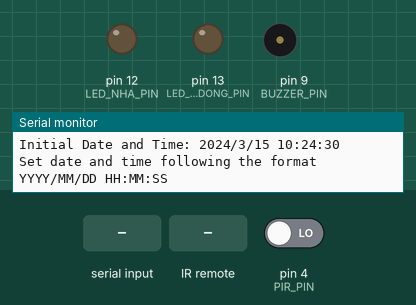
Recording of a sketch running on a simulated Arduino Uno, built with avr-gcc and run on an emulated ATmega328P. Parts: output pins drawn as LEDs (lit = HIGH), buzzer (waves = sounding, pin HIGH), the last lines printed to the serial monitor. Inputs (shaded band) come from the test bench; at power-on: pin 4 (PIR_PIN) LOW. The local clock reads 2024-03-15 10:24:30 at power-on unless the sketch sets it.

Above: at 1.2 s.
1.3 s: "90/45/200 10:150:30\n" received over the second serial link
At 2.1 s:
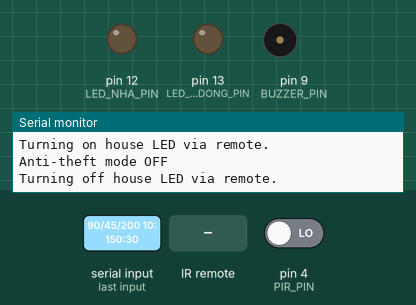
4.4 s: infrared code 0xFF6897 received
At 5.2 s:
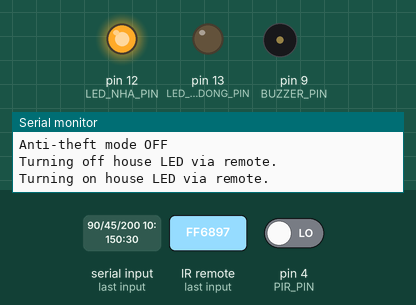
5.9 s: "0\n" received over the second serial link
At 6.2 s:
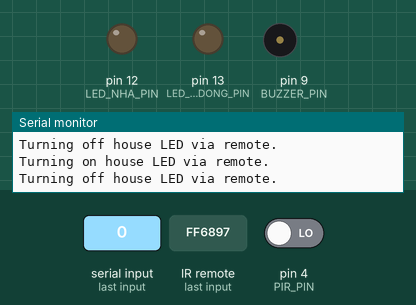
Timing chart, 0 to 8.4 s (numbered marks = the images above; inputs shaded):
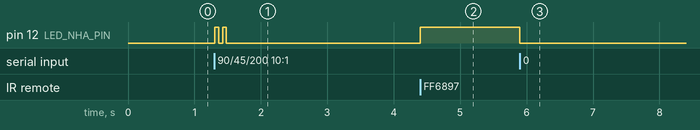

Measured:
- after the input at 1.3 s, pin 12 (LED_NHA_PIN): alternates HIGH for 0.06 s and LOW for 0.06 s, 4 changes in all, then stays LOW, starting at once
- after the input at 4.4 s, pin 12 (LED_NHA_PIN): LOW → HIGH at once
- after the input at 5.9 s, pin 12 (LED_NHA_PIN): HIGH → LOW at once

The sketch:

arduino_code.ino
```cpp
#include <Wire.h>  //For I2C communication
#include <RTClib.h> // For Real-Time Clock(RTC) functionalities.
#include <IRremote.h> //For infrared remote control functionalities.
#include <SoftwareSerial.h> // For software-based serial communication.

#define PIR_PIN 4
#define LED_NHA_PIN 12
#define LED_BAO_DONG_PIN 13
#define BUZZER_PIN 9
#define IR_RECEIVE_PIN 7

RTC_DS1307 rtc;

IRrecv irrecv(IR_RECEIVE_PIN);
decode_results results;

SoftwareSerial mySerial(2, 3); // RX-3, TX-2

bool systemReset = false;
bool ledNhaState = false;
bool chongTromState = false;
bool alarmActive = false;
bool autoChongTrom = false; // Control automatically turns on anti-theft mode
bool tamThoiTatChongTrom = false; // Variable to monitor the status of temporarily turning off anti-theft mode
unsigned long previousMillis = 0;
const long interval = 10000; // 10 seconds
unsigned long alarmStartTime = 0;
const long alarmDuration = 10000; // 10 seconds

bool pirTriggered = false; // Make sure to only send results to Serial once
bool chongTromTriggered = false; // Control prints out anti-theft notices
int lastResetDay = -1; // Variable to track last reset date

void setup() {
  //Initializes serial communication.
  Serial.begin(9600);
  mySerial.begin(9600);

  //Checks RTC availability.
  if (!rtc.begin()) {
    Serial.println("Couldn't find RTC");
    while (1);
  }

  //Sets up pin modes.
  pinMode(PIR_PIN, INPUT);
  pinMode(LED_NHA_PIN, OUTPUT);
  pinMode(LED_BAO_DONG_PIN, OUTPUT);
  pinMode(BUZZER_PIN, OUTPUT);

  //Enables IR reception.
  irrecv.enableIRIn();

  //Prints initial date and time.
  DateTime now = rtc.now();
  Serial.print("Initial Date and Time: ");
  printDateTime(now);

  //Prompts user to set date and time.
  Serial.println("Set date and time following the format YYYY/MM/DD HH:MM:SS");
}

void loop() {
  //Continuously updates the current time from the RTC.
  DateTime now = rtc.now();
  unsigned long currentMillis = millis();

  //Reads serial input to set the RTC time.
  if (Serial.available()) {
    String dateTime = Serial.readStringUntil('\n');
    setRTC(dateTime);
  }

  //Reads commands from the SoftwareSerial.
  if (mySerial.available()) {
    char command = mySerial.read();
    handleCommand(command);
  }

  //Handles periodic actions based on time intervals.
  if (currentMillis - previousMillis >= interval) {
    previousMillis = currentMillis;
    Serial.print("Current Date and Time: ");
    printDateTime(now);
  }

  //Process IR commands
  if (irrecv.decode(&results)) {
    handleIRCommand(results.value);
    irrecv.resume();
  }

  // Manages LED and alarm based on time and PIR sensor input
  //Between 18:00 and 22:00: Turns on the house LED if motion is detected.
  if (now.hour() >= 18 && now.hour() < 22) {
    if (digitalRead(PIR_PIN) == HIGH && !ledNhaState) {
      digitalWrite(LED_NHA_PIN, HIGH);
      ledNhaState = true;
      mySerial.write('a');
      if (!pirTriggered) {
        Serial.println("PIR detected motion and the house LED was off. Turning on house LED.");
        pirTriggered = true; //Make sure to only send results to Serial once
      }
    }
  } else {
    pirTriggered = false; // Reset variable when out of time frame
  }

  //Between 22:00 and 06:00: Automatically enables the anti-theft mode.
  if ((now.hour() >= 22 || now.hour() < 6) && !autoChongTrom && !chongTromTriggered) {
    chongTromState = true;
    chongTromTriggered = true; // Make sure to only print it out once at 10pm
    Serial.println("Anti-theft mode auto enable");
    mySerial.write('c');
  }

  //Resets the system state at specific times (06:00:01 and 21:59:59).
  if (now.hour() == 6 && now.minute() == 0 && now.second() == 1 || now.hour() == 21 && now.minute() == 59 && now.second() == 59) {
    autoChongTrom = false;
    chongTromState = false;
    chongTromTriggered = false; //Reset variable when out of time frame
    tamThoiTatChongTrom = false;
    lastResetDay = now.day(); //update last reset day
    mySerial.write('d');
          if (!systemReset) {
        Serial.println("System reset back to normal");
        systemReset = true; //Make sure to only send results to Serial once
      }
    }
  else {
    systemReset = false; //Reset variable when out of time frame
  }


  //Between 22:00 and 06:00: Automatically re-enables the anti-theft mode if turned OFF.
  if ((now.hour() >= 22 || now.hour() < 6) && tamThoiTatChongTrom) {
    chongTromState = true;
    tamThoiTatChongTrom = false;
    mySerial.write('c');
    Serial.println("Auto theft-mode auto re-enable");
  }

  //Activates the buzzer and alarm LED when the PIR sensor detects motion in anti-theft mode.
  if (chongTromState) {
    if (digitalRead(PIR_PIN) == HIGH && !alarmActive) {
      alarmActive = true;
      alarmStartTime = currentMillis;
      digitalWrite(BUZZER_PIN, HIGH);
      digitalWrite(LED_BAO_DONG_PIN, HIGH);
      mySerial.write('w');
      Serial.println("PIR detected motion during anti-theft mode. Triggering alarm.");
    }
  }

  //Deactivates the alarm after a specified duration.
  if (alarmActive) {
    if (currentMillis - alarmStartTime >= alarmDuration) {
      digitalWrite(BUZZER_PIN, LOW);
      digitalWrite(LED_BAO_DONG_PIN, LOW);
      alarmActive = false;
      Serial.println("Alarm cycle complete.");
    }
  }
}

void handleCommand(char command) {
  switch (command) {
    case '0': //Toggles the house LED.
      ledNhaState = !ledNhaState;
      digitalWrite(LED_NHA_PIN, ledNhaState ? HIGH : LOW);
      mySerial.write(ledNhaState ? 'a' : 'b'); // Update Blynk
      Serial.println(ledNhaState ? "Turning on house LED via remote." : "Turning off house LED via remote.");
      break;
    case '1': //Toggles the anti-theft mode.
      if (chongTromState) {
        chongTromState = false;
        tamThoiTatChongTrom = true; // Temporarily turn off anti-theft and enable it to turn back on automatically
        mySerial.write('d'); // Update Blynk
        Serial.println("Anti-theft mode OFF");
      } else {
        chongTromState = true;
        tamThoiTatChongTrom = false; // When turned back on, cancels the temporary off state
        mySerial.write('c'); // Update Blynk
        Serial.println("Anti-theft mode ON");
      }
      alarmActive = false;
      digitalWrite(BUZZER_PIN, LOW);
      digitalWrite(LED_BAO_DONG_PIN, LOW);
      break;
    case '3': //Disables all alarms and the anti-theft mode.
      chongTromState = false;
      autoChongTrom = false;
      tamThoiTatChongTrom = false; // Cancel the temporary off state when completely turned off
      alarmActive = false;
      digitalWrite(LED_BAO_DONG_PIN, LOW);
      digitalWrite(BUZZER_PIN, LOW);
      mySerial.write('f'); // Update Blynk
      Serial.println("Anti-theft mode OFF");
      break;
  }
}

//Processes specific IR commands to control the house LED and anti-theft mode.
void handleIRCommand(unsigned long command) {
  switch (command) {
    case 0xFF6897: // Button 0 (Turn ON/OFF house LED)
      handleCommand('0');
      break;
    case 0xFF30CF: // Button 1 (Turn ON/OFF Anti-theft mode)
      handleCommand('1');
      break;
    case 0xFF7A85: // Button 3 (Turn OFF Anti-theft mode)
      handleCommand('3');
      break;
  }
}

//Sets the RTC based on user input.
void setRTC(String input) {
  int year, month, day, hour, minute, second;
  if (sscanf(input.c_str(), "%d/%d/%d %d:%d:%d", &year, &month, &day, &hour, &minute, &second) == 6) {
    rtc.adjust(DateTime(year, month, day, hour, minute, second));
    Serial.print("RTC time has been set to: ");
    Serial.print(year);
    Serial.print('/');
    Serial.print(month);
    Serial.print('/');
    Serial.print(day);
    Serial.print(" ");
    Serial.print(hour);
    Serial.print(':');
    Serial.print(minute);
    Serial.print(':');
    Serial.println(second);
  } else {
    Serial.println("");
  }
}

//Prints the current date and time.
void printDateTime(DateTime now) {
  Serial.print(now.year(), DEC);
  Serial.print('/');
  Serial.print(now.month(), DEC);
  Serial.print('/');
  Serial.print(now.day(), DEC);
  Serial.print(" ");
  Serial.print(now.hour(), DEC);
  Serial.print(':');
  Serial.print(now.minute(), DEC);
  Serial.print(':');
  Serial.println(now.second(), DEC);
}
```
